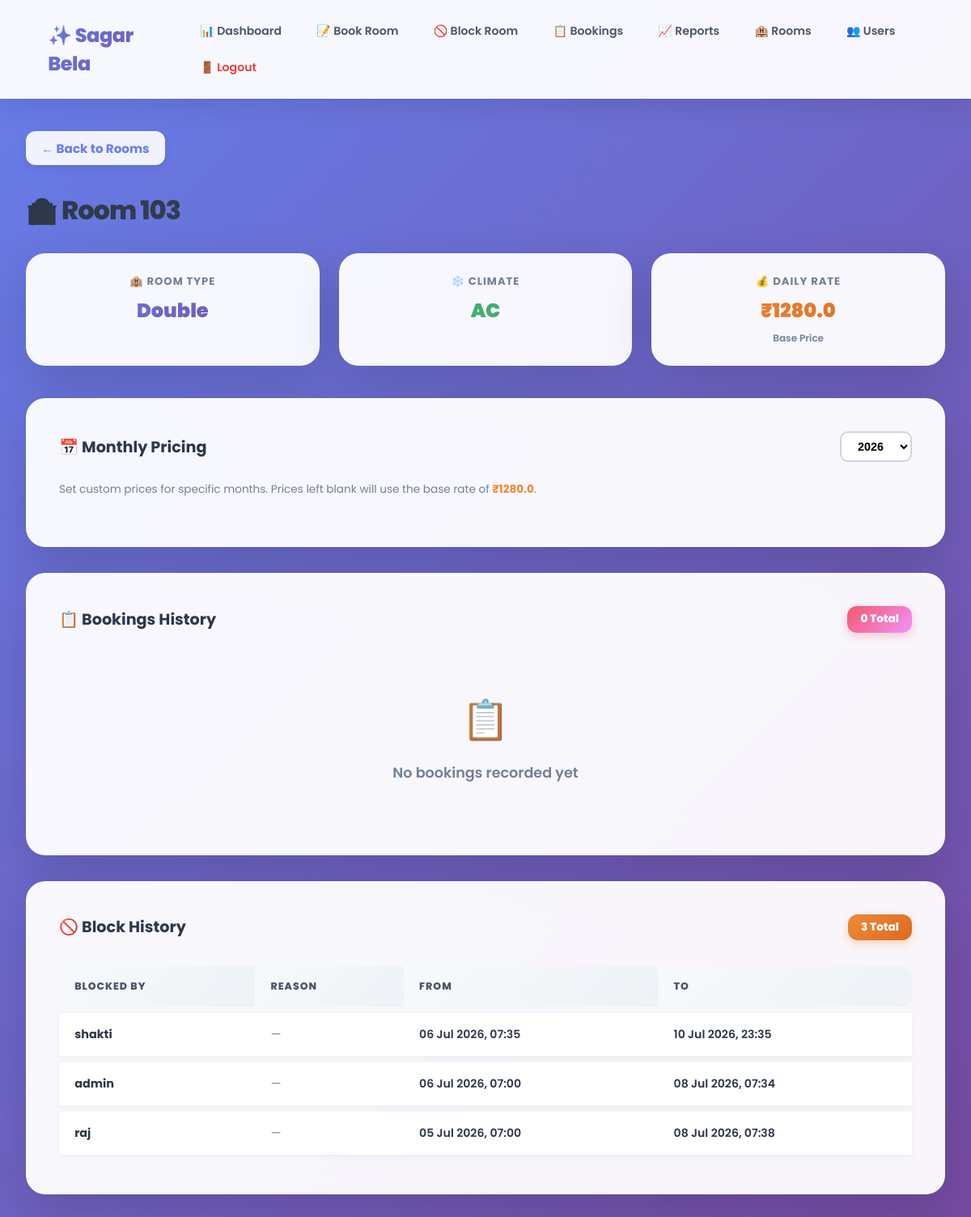
The page /room/3 (signed in) on the database its author committed.
### app.py (models this page shows)
class Room(db.Model):
    id = db.Column(db.Integer, primary_key=True)
    number = db.Column(db.String(10), unique=True, nullable=False)
    room_type = db.Column(db.String(50), nullable=False)
    ac_type = db.Column(db.String(10), nullable=False, default='AC')
    price_per_day = db.Column(db.Float, nullable=False)
    bookings = db.relationship('Booking', backref='room', lazy=True)
    monthly_prices = db.relationship('RoomPrice', backref='room', lazy=True, cascade='all, delete-orphan')

class BlockedRoom(db.Model):
    id = db.Column(db.Integer, primary_key=True)
    room_id = db.Column(db.Integer, db.ForeignKey('room.id'), nullable=False, index=True)
    user_id = db.Column(db.Integer, db.ForeignKey('user.id'), nullable=True, index=True)  # New: link to user
    blocked_by = db.Column(db.String(100), nullable=False)  # Keep for display/legacy
    reason = db.Column(db.String(200))
    start_date = db.Column(db.DateTime, nullable=False, index=True)
    end_date = db.Column(db.DateTime, nullable=False, index=True)
    created_at = db.Column(db.DateTime, default=datetime.utcnow)
    room = db.relationship('Room', backref='blocks')
    user = db.relationship('User', backref='blocked_rooms')

### app.py (the view)
@app.route('/room/<int:room_id>')
@login_required
def room_detail(room_id):
    room = Room.query.get_or_404(room_id)
    bookings = Booking.query.filter_by(room_id=room_id).order_by(Booking.checkin.desc()).all()
    blocks = BlockedRoom.query.filter_by(room_id=room_id).order_by(BlockedRoom.start_date.desc()).all()
    current_year = datetime.now().year
    all_prices = RoomPrice.query.filter(
        RoomPrice.room_id == room_id,
        RoomPrice.year.in_([current_year, current_year + 1])
    ).all()
    prices_map = {(p.year, p.month): p.price_per_day for p in all_prices}
    monthly_prices = {}
    for year in [current_year, current_year + 1]:
        for month in range(1, 13):
            key = f"{year}-{month}"
            monthly_prices[key] = prices_map.get((year, month))
    return render_template('room_detail.html', room=room, bookings=bookings, blocks=blocks,
                         monthly_prices=monthly_prices, current_year=current_year)

### app.py (called while the page is built)
def login_required(f):
    @wraps(f)
    def decorated(*args, **kwargs):
        if 'user_id' not in session:
            return redirect(url_for('login'))
        return f(*args, **kwargs)
    return decorated

### templates/room_detail.html (shortened to what this page needs)
{% extends "base.html" %}
{% block extra_style %}
<link rel="stylesheet" href="{{ url_for("static", filename="css/room_detail.css") }}">
{% endblock %}
{% block content %}
<a href="/rooms" style="background:rgba(255,255,255,0.9); backdrop-filter:blur(20px); color:#667eea; text-decoration:none; font-size:0.95rem; margin-bottom:1.5rem; display:inline-flex; align-items:center; gap:0.5rem; padding:0.6rem 1.2rem; border-radius:12px; font-weight:700; box-shadow:0 4px 12px rgba(0,0,0,0.08); transition:all 0.3s;" onmouseover="this.style.background='#667eea'; this.style.color='white'; this.style.transform='translateX(-5px)';" onmouseout="this.style.background='rgba(255,255,255,0.9)'; this.style.color='#667eea'; this.style.transform='translateX(0)';">← Back to Rooms</a>
<h2 style="margin-top:0.5rem;">🏨 Room {{ room.number }}</h2>
<div style="display:grid; grid-template-columns:repeat(auto-fit, minmax(200px, 1fr)); gap:1.5rem; margin-bottom:2.5rem;">
    <div class="card" style="margin:0; text-align:center; padding:1.5rem;">
        <div style="font-size:0.82rem; color:#718096; font-weight:700; text-transform:uppercase; letter-spacing:1px; margin-bottom:0.5rem;">🏨 Room Type</div>
        <div style="font-size:1.5rem; font-weight:900; background:linear-gradient(135deg,#667eea,#764ba2); -webkit-background-clip:text; -webkit-text-fill-color:transparent;">{{ room.room_type }}</div>
    </div>
    <div class="card" style="margin:0; text-align:center; padding:1.5rem;">
        <div style="font-size:0.82rem; color:#718096; font-weight:700; text-transform:uppercase; letter-spacing:1px; margin-bottom:0.5rem;">❄️ Climate</div>
        <div style="font-size:1.5rem; font-weight:900; background:linear-gradient(135deg,#48bb78,#38a169); -webkit-background-clip:text; -webkit-text-fill-color:transparent;">{{ room.ac_type }}</div>
    </div>
    <div class="card" style="margin:0; text-align:center; padding:1.5rem;">
        <div style="font-size:0.82rem; color:#718096; font-weight:700; text-transform:uppercase; letter-spacing:1px; margin-bottom:0.5rem;">💰 Daily Rate</div>
        <div style="font-size:1.5rem; font-weight:900; background:linear-gradient(135deg,#ed8936,#dd6b20); -webkit-background-clip:text; -webkit-text-fill-color:transparent;">₹{{ room.price_per_day }}</div>
        <div style="font-size:0.75rem; color:#718096; margin-top:0.5rem; font-weight:600;">Base Price</div>
    </div>
</div>
<div class="card" style="margin-bottom:2rem;">
    <div style="display:flex; justify-content:space-between; align-items:center; margin-bottom:1.5rem; flex-wrap:wrap; gap:1rem;">
        <h3 style="margin:0; color:#2d3748;">📅 Monthly Pricing</h3>
        <div style="display:flex; gap:0.5rem; align-items:center;">
            <select id="priceYear" style="padding:0.5rem 1rem; border:2px solid #cbd5e0; border-radius:10px; font-size:0.9rem; font-weight:600; background:white; cursor:pointer;">
                <option value="{{ current_year }}">{{ current_year }}</option>
            </select>
        </div>
    </div>
    <div style="color:#718096; font-size:0.85rem; margin-bottom:1.2rem; line-height:1.5;">
        Set custom prices for specific months. Prices left blank will use the base rate of <strong style="color:#ed8936;">₹{{ room.price_per_day }}</strong>.
    </div>
</div>
<div class="card">
    <div style="display:flex; justify-content:space-between; align-items:center; margin-bottom:1.5rem;">
        <h3 style="margin:0; color:#2d3748;">📋 Bookings History</h3>
        <span style="background:linear-gradient(135deg,#f5576c,#f093fb); color:white; padding:0.4rem 1rem; border-radius:12px; font-size:0.85rem; font-weight:800; box-shadow:0 4px 12px rgba(245,87,108,0.3);">{{ bookings|length }} Total</span>
    </div>
    {% if bookings %}
    <table>
        <thead>
        <tr><th>Guest</th><th>Phone</th><th>Check-in</th><th>Check-out</th><th>Payment</th><th>Amount</th></tr>
        </thead>
        <tbody>
        {% for b in bookings %}
        <tr>
            <td data-label="Guest" style="font-weight:700; color:#2d3748;">{{ b.guest_name }}</td>
            <td data-label="Phone" style="color:#718096;">{{ b.guest_phone or '—' }}</td>
            <td data-label="Check-in" style="font-size:0.88rem; font-weight:600;">{{ b.checkin.strftime('%d %b %Y, %H:%M') }}</td>
            <td data-label="Check-out" style="font-size:0.88rem; font-weight:600;">{{ b.checkout.strftime('%d %b %Y, %H:%M') }}</td>
            <td data-label="Payment"><span style="background:{% if b.payment_mode == 'Cash' %}linear-gradient(135deg,#48bb78,#38a169){% else %}linear-gradient(135deg,#667eea,#764ba2){% endif %}; color:white; padding:0.3rem 0.8rem; border-radius:10px; font-size:0.8rem; font-weight:700; box-shadow:0 3px 10px rgba(0,0,0,0.15);">{{ b.payment_mode or '—' }} / {{ b.payment_type or '—' }}</span></td>
            <td data-label="Amount" style="font-weight:800; color:#667eea; font-size:1rem;">₹{{ b.amount_received or 0 }}</td>
        </tr>
        {% endfor %}
        </tbody>
    </table>
    {% else %}
    <div style="text-align:center; padding:3rem; color:#718096;">
        <div style="font-size:3rem; margin-bottom:1rem;">📋</div>
        <p style="font-size:1.1rem; font-weight:600;">No bookings recorded yet</p>
    </div>
    {% endif %}
</div>
<div class="card">
    <div style="display:flex; justify-content:space-between; align-items:center; margin-bottom:1.5rem;">
        <h3 style="margin:0; color:#2d3748;">🚫 Block History</h3>
        <span style="background:linear-gradient(135deg,#ed8936,#dd6b20); color:white; padding:0.4rem 1rem; border-radius:12px; font-size:0.85rem; font-weight:800; box-shadow:0 4px 12px rgba(237,137,54,0.3);">{{ blocks|length }} Total</span>
    </div>
    {% if blocks %}
    <table>
        <thead>
        <tr><th>Blocked By</th><th>Reason</th><th>From</th><th>To</th></tr>
        </thead>
        <tbody>
        {% for bl in blocks %}
        <tr>
            <td data-label="Blocked By" style="font-weight:700; color:#2d3748;">{{ bl.blocked_by }}</td>
            <td data-label="Reason" style="color:#718096; font-style:italic;">{{ bl.reason or '—' }}</td>
            <td data-label="From" style="font-size:0.88rem; font-weight:600;">{{ bl.start_date.strftime('%d %b %Y, %H:%M') }}</td>
            <td data-label="To" style="font-size:0.88rem; font-weight:600;">{{ bl.end_date.strftime('%d %b %Y, %H:%M') }}</td>
        </tr>
        {% endfor %}
        </tbody>
    </table>
    {% else %}
    <div style="text-align:center; padding:3rem; color:#718096;">
        <div style="font-size:3rem; margin-bottom:1rem;">✅</div>
        <p style="font-size:1.1rem; font-weight:600;">No blocks recorded</p>
    </div>
    {% endif %}
</div>
{% endblock %}

### static/css/base.css (style rules this page uses)
* { margin: 0; padding: 0; box-sizing: border-box; }
body { font-family: 'Poppins', sans-serif; background: linear-gradient(135deg, #667eea 0%, #764ba2 100%); color: #2d3748; min-height: 100vh; }
h2 { font-size: 2rem; font-weight: 800; background: linear-gradient(135deg, #2d3748, #4a5568); -webkit-background-clip: text; -webkit-text-fill-color: transparent; margin-bottom: 1.8rem; letter-spacing: -1px; }
h3 { font-size: 1.2rem; font-weight: 700; color: #2d3748; margin-bottom: 1rem; }
.card { background: rgba(255, 255, 255, 0.95); backdrop-filter: blur(20px); border-radius: 24px; padding: 2.5rem; box-shadow: 0 20px 60px rgba(0,0,0,0.15); margin-bottom: 2rem; border: 1px solid rgba(255,255,255,0.5); }
table { width: 100%; border-collapse: separate; border-spacing: 0 0.5rem; }
th, td { padding: 1rem 1.2rem; text-align: left; }
th { background: linear-gradient(135deg, #f7fafc, #edf2f7); font-size: 0.78rem; text-transform: uppercase; letter-spacing: 1px; color: #4a5568; font-weight: 800; border: none; position: sticky; top: 0; }
th:first-child { border-radius: 12px 0 0 12px; }
th:last-child { border-radius: 0 12px 12px 0; }
td { background: white; border: none; font-size: 0.9rem; }
tbody tr { box-shadow: 0 2px 8px rgba(0,0,0,0.05); transition: all 0.2s; }

### rows shown on the page
Room: number "103", room_type "Double", ac_type "AC", price_per_day "1280.0"
BlockedRoom: blocked_by "shakti", reason "—", start_date "06 Jul 2026, 07:35", end_date "10 Jul 2026, 23:35"
BlockedRoom: blocked_by "admin", reason "—", start_date "06 Jul 2026, 07:00", end_date "08 Jul 2026, 07:34"
BlockedRoom: blocked_by "raj", reason "—", start_date "05 Jul 2026, 07:00", end_date "08 Jul 2026, 07:38"

### other values the page prints
{{ bookings|length }} "0"
{{ blocks|length }} "3"
form field value "2026"
